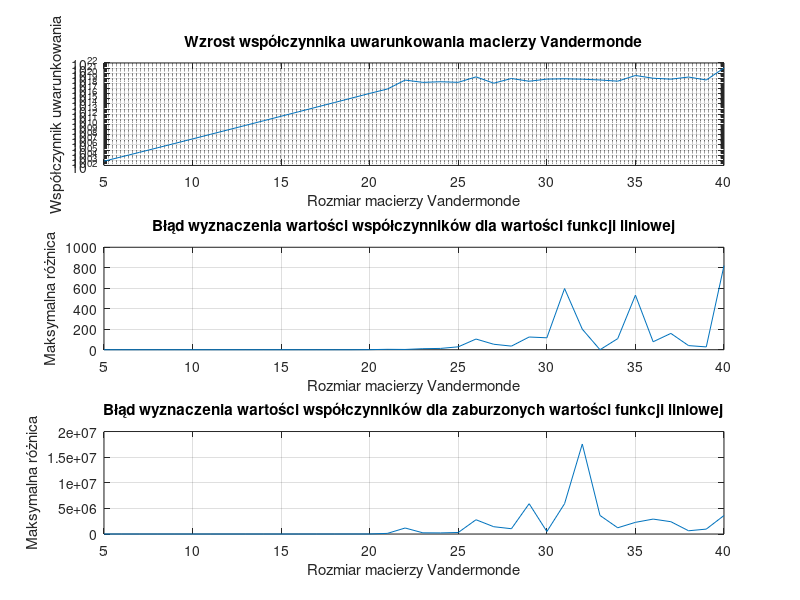

The MATLAB script that drew this image:
function [matrix_condition_numbers, max_coefficients_difference_1, max_coefficients_difference_2] = zadanie3()
% Zwracane są trzy wektory wierszowe:
% matrix_condition_numbers - współczynniki uwarunkowania badanych macierzy Vandermonde
% max_coefficients_difference_1 - maksymalna różnica między referencyjnymi a obliczonymi współczynnikami wielomianu,
%       gdy b zawiera wartości funkcji liniowej
% max_coefficients_difference_2 - maksymalna różnica między referencyjnymi a obliczonymi współczynnikami wielomianu,
%       gdy b zawiera zaburzone wartości funkcji liniowej

N = 5:40;

%% chart 1
matrix_condition_numbers = zeros(1, length(N));
for i = 1:length(N)
    V = vandermonde_matrix(N(i));
    matrix_condition_numbers(i) = cond(V);
end
figure;
subplot(3,1,1);
semilogy(N, matrix_condition_numbers);
title('Wzrost współczynnika uwarunkowania macierzy Vandermonde');
xlabel('Rozmiar macierzy Vandermonde');
ylabel('Współczynnik uwarunkowania');
grid on;


%% chart 2
max_coefficients_difference_1 = zeros(1, length(N));
a1 = randi([20,30]);
for i = 1:length(N)
    ni = N(i);
    V = vandermonde_matrix(ni);
    b = linspace(0,a1,ni)';
    reference_coefficients = [ 0; a1; zeros(ni-2,1) ];
    calculated_coefficients = V \ b;
    max_coefficients_difference_1(i) = max(abs(calculated_coefficients-reference_coefficients));
end
subplot(3,1,2);
plot(N, max_coefficients_difference_1);
title('Błąd wyznaczenia wartości współczynników dla wartości funkcji liniowej');
xlabel('Rozmiar macierzy Vandermonde');
ylabel('Maksymalna różnica');
grid on;

%% chart 3
max_coefficients_difference_2 = zeros(1, length(N));
for i = 1:length(N)
    ni = N(i);
    V = vandermonde_matrix(ni);
    b = linspace(0,a1,ni)' + rand(ni,1)*1e-10;
    reference_coefficients = [ 0; a1; zeros(ni-2,1) ];
    calculated_coefficients = V \ b;
    max_coefficients_difference_2(i) = max(abs(calculated_coefficients-reference_coefficients));
end
subplot(3,1,3);
plot(N, max_coefficients_difference_2);
title('Błąd wyznaczenia wartości współczynników dla zaburzonych wartości funkcji liniowej');
xlabel('Rozmiar macierzy Vandermonde');
ylabel('Maksymalna różnica');
grid on;

saveas(gcf, 'zadanie3.png');

end


function V = vandermonde_matrix(N)
    % Generuje macierz Vandermonde dla N punktów równomiernie rozmieszczonych w przedziale [0, 1]
    x = linspace(0, 1, N)';
    V = ones(N,1);
    for i = 2:N
        V = [V x.^(i-1)];
    end
end